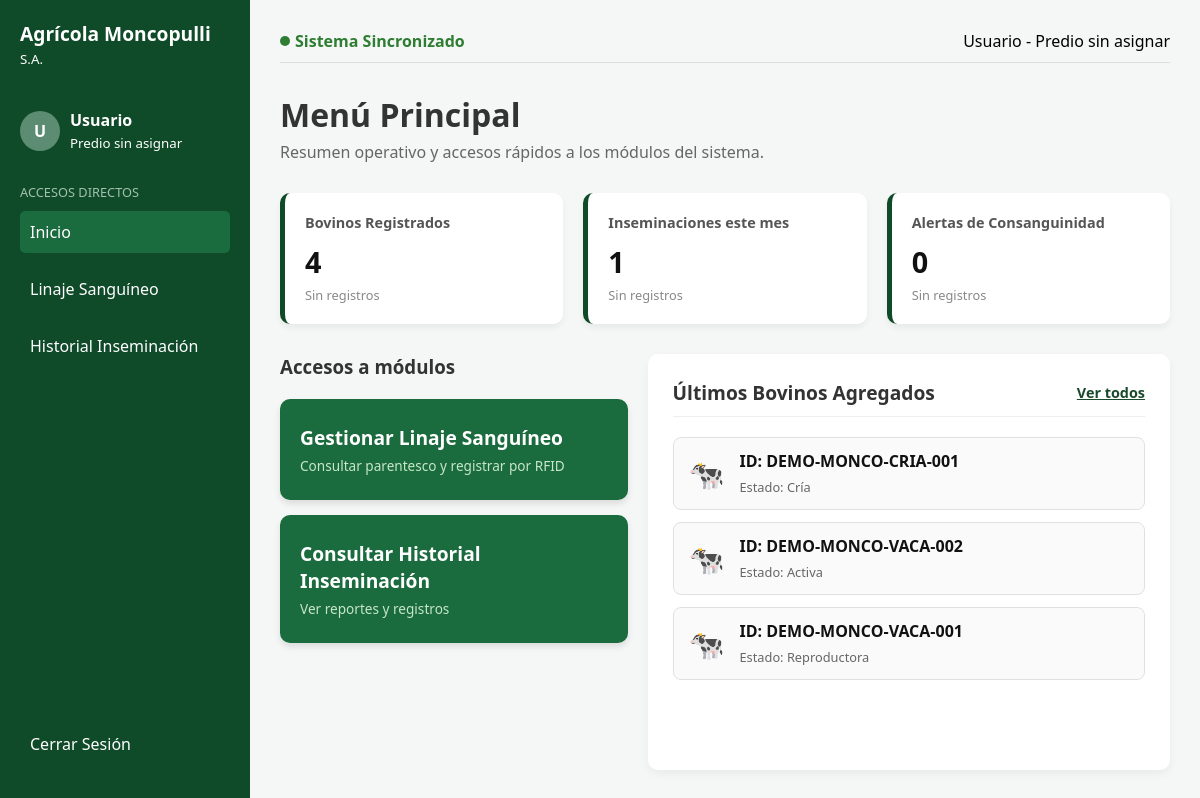
The page / on the database its author committed.
### gestor_biologica_monco/models.py (models this page shows, shortened)
class Bovino(models.Model):
    id_bovino = models.AutoField(primary_key=True)
    codigo_rfid = models.CharField(max_length=50, unique=True)
    sexo = models.CharField(max_length=10)
    fecha_nacimiento = models.DateField()
    raza = models.ForeignKey(Raza, on_delete=models.RESTRICT, db_column='id_raza')
    madre = models.ForeignKey(Madre, on_delete=models.SET_NULL, null=True, blank=True, db_column='id_madre')
    pajuela_semen = models.ForeignKey('PajuelaSemen', on_delete=models.SET_NULL, null=True, blank=True, db_column='pajuela_semen')
    estado_actual = models.CharField(max_length=20)

### gestor_biologica_monco/views.py (the view)
# urls.py: path("", views.inicio, name="inicio"),
def inicio(request):
    today = timezone.localdate()
    bovinos = Bovino.objects.select_related("raza").order_by("-id_bovino")
    return render(
        request,
        "gestor_biologica_monco/inicio.html",
        {
            "bovinos": bovinos[:3],
            "bovinos_count": bovinos.count(),
            "inseminaciones_count": Inseminacion.objects.filter(
                fecha_servicio__year=today.year,
                fecha_servicio__month=today.month,
            ).count(),
            "alertas_count": AlertaConsanguinidad.objects.count(),
        },
    )

### gestor_biologica_monco/templates/gestor_biologica_monco/inicio.html (shortened to what this page needs)
<!DOCTYPE html>
<html lang="es">
<head>
</head>
<body>
    <aside class="sidebar">
        <div class="sidebar-header"><h2>Agrícola Moncopulli</h2><small>S.A.</small></div>
        <div class="user-info"><div class="avatar">U</div><div><p><strong>Usuario</strong></p><small>Predio sin asignar</small></div></div>
        <p style="font-size:.8rem;margin-bottom:10px;color:#a1c2af">ACCESOS DIRECTOS</p>
        <ul class="menu-links">
            <li><a class="active" href="{% url 'gestor_biologica_monco:inicio' %}">Inicio</a></li>
            <li><a href="{% url 'gestor_biologica_monco:linaje' %}">Linaje Sanguíneo</a></li>
            <li><a href="{% url 'gestor_biologica_monco:historial' %}">Historial Inseminación</a></li>
        </ul>
        <div class="logout"><ul class="menu-links"><li><a href="{% url 'gestor_biologica_monco:login' %}">Cerrar Sesión</a></li></ul></div>
    </aside>
    <main class="main-content">
        <header class="header"><div class="status">Sistema Sincronizado</div><div>Usuario - Predio sin asignar</div></header>
        <h1>Menú Principal</h1>
        <p class="subtitle">Resumen operativo y accesos rápidos a los módulos del sistema.</p>
        <section class="cards" aria-label="Resumen">
            <article class="card"><h3>Bovinos Registrados</h3><div class="value">{{ bovinos_count }}</div><div class="desc">Sin registros</div></article>
            <article class="card"><h3>Inseminaciones este mes</h3><div class="value">{{ inseminaciones_count }}</div><div class="desc">Sin registros</div></article>
            <article class="card"><h3>Alertas de Consanguinidad</h3><div class="value">{{ alertas_count }}</div><div class="desc">Sin registros</div></article>
        </section>
        <div class="bottom-layout">
            <section class="modules-panel">
                <h3 style="margin-bottom:5px;color:#333">Accesos a módulos</h3>
                <a class="module-btn" href="{% url 'gestor_biologica_monco:linaje' %}">Gestionar Linaje Sanguíneo<span>Consultar parentesco y registrar por RFID</span></a>
                <a class="module-btn" href="{% url 'gestor_biologica_monco:historial' %}">Consultar Historial Inseminación<span>Ver reportes y registros</span></a>
            </section>
            <section class="recent-panel">
                <header class="recent-panel-header"><h3>Últimos Bovinos Agregados</h3><a class="btn-view-all" href="{% url 'gestor_biologica_monco:linaje' %}">Ver todos</a></header>
                <div class="recent-list">
                    {% for bovino in bovinos %}
                        <article class="recent-item">
                            <div class="item-icon">🐄</div>
                            <div class="item-details"><strong>ID: {{ bovino.codigo_rfid }}</strong><small>Estado: {{ bovino.estado_actual }}</small></div>
                        </article>
                    {% empty %}
                        <p class="empty-state">Todavía no hay bovinos para mostrar.</p>
                    {% endfor %}
                </div>
            </section>
        </div>
    </main>
</body>
</html>

### gestor_biologica_monco/templates/gestor_biologica_monco/inicio.html (style rules this page uses)
* { margin: 0; padding: 0; box-sizing: border-box; font-family: "Segoe UI", Tahoma, Geneva, Verdana, sans-serif; }
body { display: flex; min-height: 100vh; background: #f4f7f6; }
.sidebar { width: 250px; flex-shrink: 0; display: flex; flex-direction: column; padding: 20px; color: white; background: #0f4a29; }
.sidebar-header { margin-bottom: 40px; }
.sidebar-header h2 { font-size: 1.2rem; }
.user-info { display: flex; align-items: center; gap: 10px; margin-bottom: 30px; }
.avatar { display: flex; width: 40px; height: 40px; align-items: center; justify-content: center; border-radius: 50%; background: #5c8d73; font-weight: bold; }
.menu-links { flex-grow: 1; list-style: none; }
.menu-links li { margin-bottom: 15px; }
.menu-links a { display: block; padding: 10px; border-radius: 5px; color: white; text-decoration: none; transition: background .3s; }
.menu-links a:hover, .menu-links a.active { background: #1a6b3d; }
.logout { margin-top: auto; }
.main-content { display: flex; flex: 1; min-width: 0; flex-direction: column; padding: 30px; overflow-y: auto; }
.header { display: flex; justify-content: space-between; align-items: center; margin-bottom: 30px; padding-bottom: 10px; border-bottom: 1px solid #ddd; }
.status { display: flex; align-items: center; gap: 5px; color: #2e7d32; font-weight: bold; }
.status::before { width: 10px; height: 10px; border-radius: 50%; background: #2e7d32; content: ""; }
h1 { margin-bottom: 5px; color: #333; }
.subtitle { margin-bottom: 30px; color: #666; }
.cards { display: flex; gap: 20px; margin-bottom: 30px; }
.card { flex: 1; padding: 20px; border-left: 5px solid #0f4a29; border-radius: 10px; background: white; box-shadow: 0 4px 6px rgb(0 0 0 / 5%); }
.card h3 { margin-bottom: 10px; color: #555; font-size: .9rem; }
.card .value { color: #111; font-size: 1.8rem; font-weight: bold; }
.card .desc { margin-top: 5px; color: #888; font-size: .8rem; }
.bottom-layout { display: flex; flex: 1; gap: 20px; }
.modules-panel { display: flex; width: 40%; flex-direction: column; gap: 15px; }
.module-btn { display: block; padding: 25px 20px; border: 0; border-radius: 10px; color: white; background: #1a6b3d; box-shadow: 0 4px 6px rgb(0 0 0 / 10%); font-size: 1.2rem; font-weight: bold; text-align: left; text-decoration: none; }
.module-btn span { display: block; margin-top: 5px; color: #c8e6c9; font-size: .85rem; font-weight: normal; }
.recent-panel { display: flex; width: 60%; flex-direction: column; padding: 25px; border-radius: 10px; background: white; box-shadow: 0 4px 10px rgb(0 0 0 / 5%); }
.recent-panel-header { display: flex; justify-content: space-between; align-items: center; margin-bottom: 20px; padding-bottom: 10px; border-bottom: 1px solid #eee; }
.recent-panel-header h3 { color: #333; font-size: 1.2rem; }
.btn-view-all { border: 0; color: #1a4a2c; background: none; font-size: .9rem; font-weight: bold; text-decoration: underline; }
.recent-list { display: flex; flex-direction: column; gap: 12px; overflow-y: auto; }
.recent-item { display: flex; align-items: center; padding: 12px 15px; border: 1px solid #e0e0e0; border-radius: 8px; background: #fafafa; }
.item-icon { margin-right: 15px; font-size: 1.8rem; }
.item-details { flex-grow: 1; }
.item-details strong { display: block; margin-bottom: 3px; color: #111; font-size: 1rem; }
.item-details small { color: #666; font-size: .8rem; }

### rows shown on the page
Bovino: codigo_rfid "DEMO-MONCO-CRIA-001", estado_actual "Cría"
Bovino: codigo_rfid "DEMO-MONCO-VACA-002", estado_actual "Activa"
Bovino: codigo_rfid "DEMO-MONCO-VACA-001", estado_actual "Reproductora"

### other values the page prints
{{ bovinos_count }} "4"
{{ inseminaciones_count }} "1"
{{ alertas_count }} "0"
